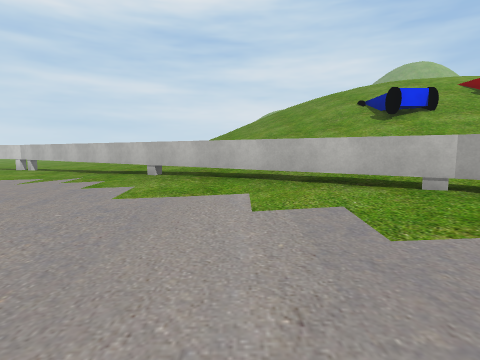
view 1 (above)

16 first-person views from a walk through a Unity game level. The camera is 1.5 m above the floor, tilts 6° down and sees 80° across. The floor is counted in squares, 2 m on a side. Each view is taken from the middle of a square. On the plan, view 1 faces up. The plan holds only what a view shows up to about 10 squares ahead; the rest is blank. The place goes on beyond the plan. Some surface patterns are stand-ins.

view 2
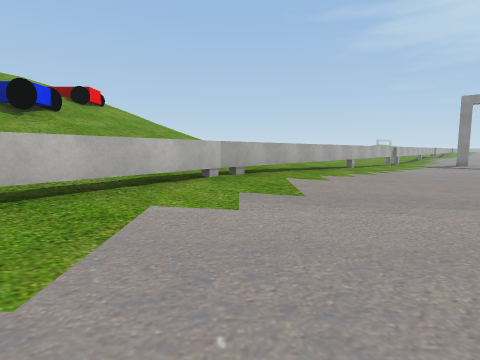

view 3
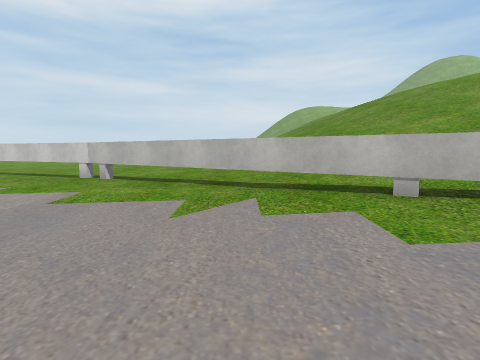

view 4
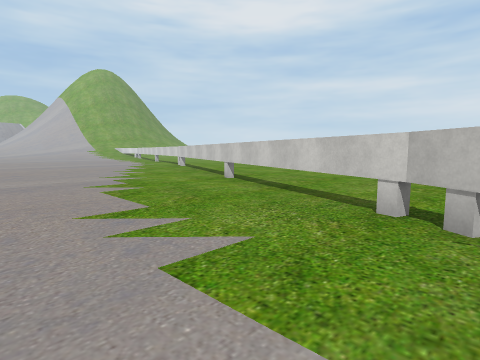

view 5
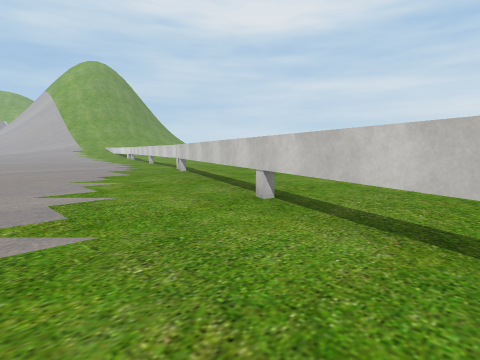

view 6
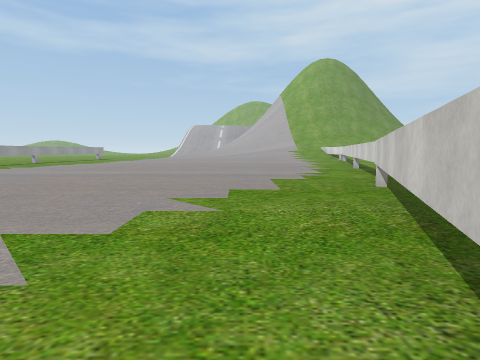

view 7
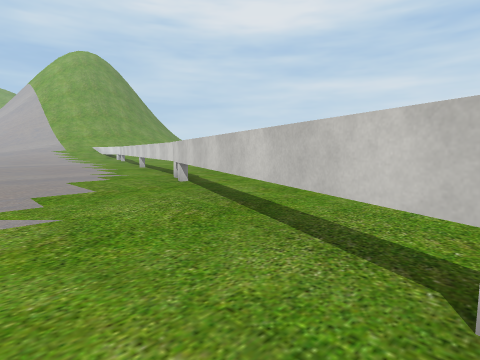

view 8
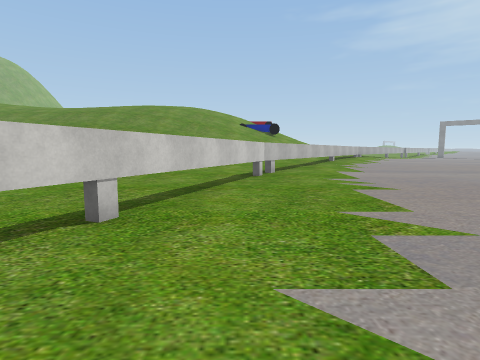

view 9
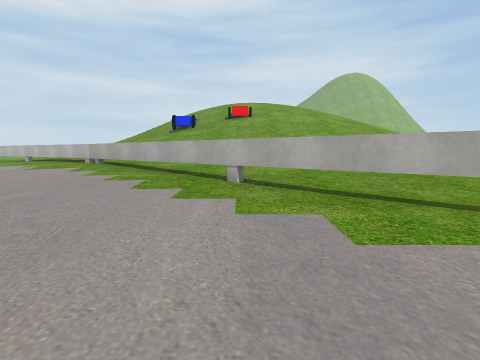

view 10
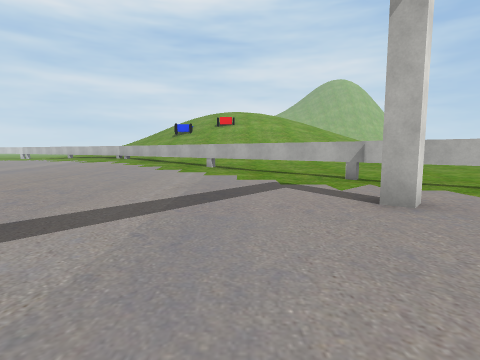

view 11
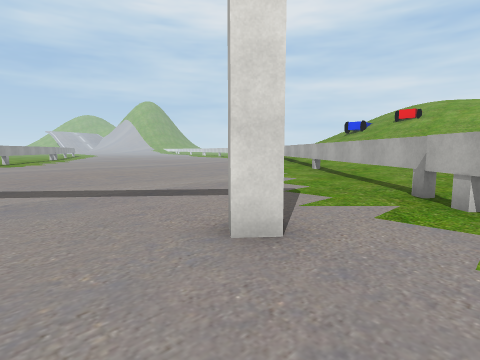

view 12
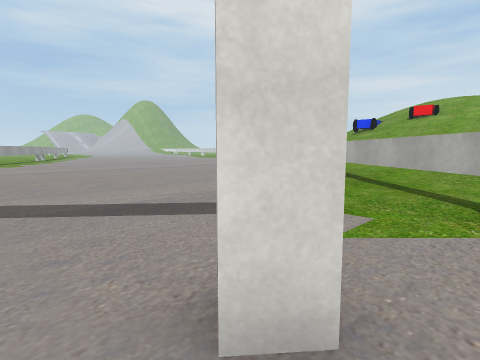

view 13
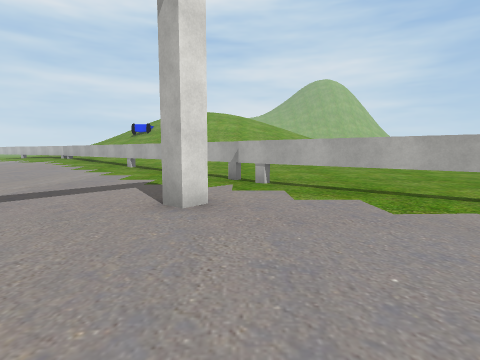

view 14
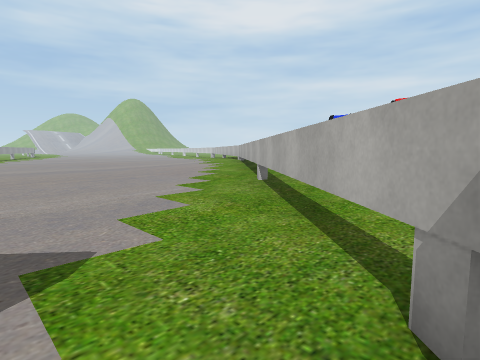

view 15
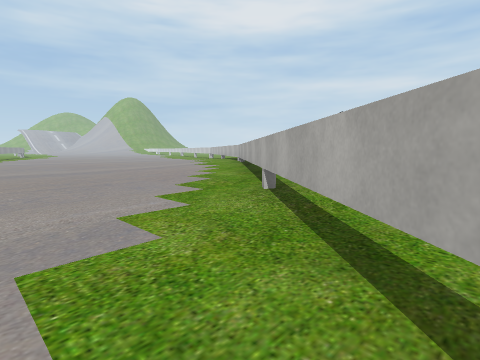

view 16
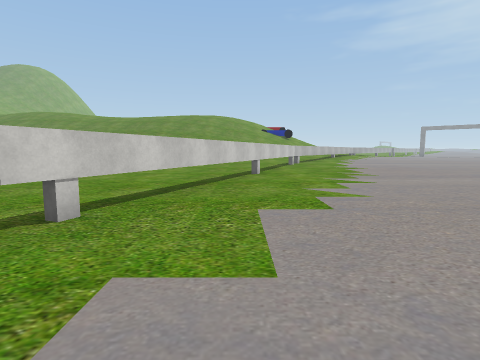

### Floor plan
Key: @ floor where view 1 was taken; # wall or solid block; . main floor; : floor 0.25 m higher than the main floor; + floor 0.5 m higher than the main floor; * floor 5 m higher than the main floor; / step, stairs or slope; = window, fence, low wall or low ledge; ^ raised ledge; T thing the floor can be seen under or through; C car; O other object.
Columns run from 25 left of view 1 to 14 right of it. Each row starts with its distance up from view 1.
 15   ...#TT........
 14  .......TT.......:
 13 ..........TTT.....//     /////
 12 .............TT...:/     /////
 11   .............TTT.:/    ////
 10   ...............TT +/    ////C
  9   .................TT+/    ///*/O
  8   ..................T##/   //////
  7   .....   ...........:#=/   /////
  6   ....     ... .......:#^=    ///
  5   ...           ......::/^^/
  4                  .......::#^#
  3                   .. ....:+/^#/
  2                        ...::+^#/
  1                         ...:::^#///
  0                          @...::#=+///
 -1                           .....:#=::///
 -2                          ........TT ....
 -3                         ...........TT...
 -4                         ............T...
 -5                          ............TT.
 -6                           ............T.
 -7                          ..............T
 -8                          ...........#...
 -9                           ..............
-10                                 ........
-11                                  ......
-12                                   .  .

Positions as (right, up) in squares from view 1, and headings:
1: (0, 0), facing up
2: (-3, 3), facing right
3: (-4, 3), facing up
4: (-7, 7), facing up-left
5: (-10, 9), facing up-left
6: (-13, 12), facing left
7: (-13, 11), facing up-left
8: (-16, 11), facing right
9: (8, -7), facing up
10: (9, -12), facing up
11: (13, -10), facing up-left
12: (12, -9), facing up-left
13: (12, -12), facing up
14: (12, -6), facing up-left
15: (11, -5), facing up-left
16: (-22, 13), facing right
